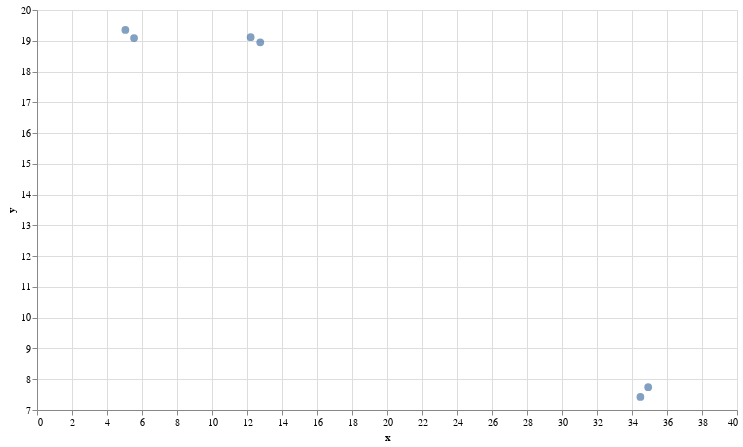

Notebook cell for this chart:
### Code cell
chart = umap_plot(sentences, sentence_embeddings)
chart.interactive()

### Figure 1 — Vega-Lite specification as saved in the notebook (floating-point values rounded to 4 significant figures)
{"config": {"view": {"continuousWidth": 300, "continuousHeight": 300}}, "data": {"name": "data-ab39a0be6b702e635131812208ab53d9"}, "mark": {"type": "circle", "size": 60}, "encoding": {"tooltip": [{"field": "text", "type": "nominal"}], "x": {"field": "x", "scale": {"zero": false}, "type": "quantitative"}, "y": {"field": "y", "scale": {"zero": false}, "type": "quantitative"}}, "height": 400, "params": [{"name": "param_1", "select": {"type": "interval", "encodings": ["x", "y"]}, "bind": "scales"}], "width": 700, "$schema": "https://vega.github.io/schema/vega-lite/v5.8.0.json", "datasets": {"data-ab39a0be6b702e635131812208ab53d9": [{"text": "A che ora arriva il treno in stazione a Milano?", "x": 34.48, "y": 7.425}, {"text": "Il treno arriva a Milano Centralle alle ore 17:20", "x": 34.93, "y": 7.741}, {"text": "L'ordigno è stato posizionato in stazione", "x": 5.546, "y": 19.09}, {"text": "Dove è stata messa la bomba?", "x": 5.05, "y": 19.35}, {"text": "Dove si gioca la finale?", "x": 12.21, "y": 19.11}, {"text": "La finale si terrà a Los Angeles", "x": 12.76, "y": 18.95}]}}
